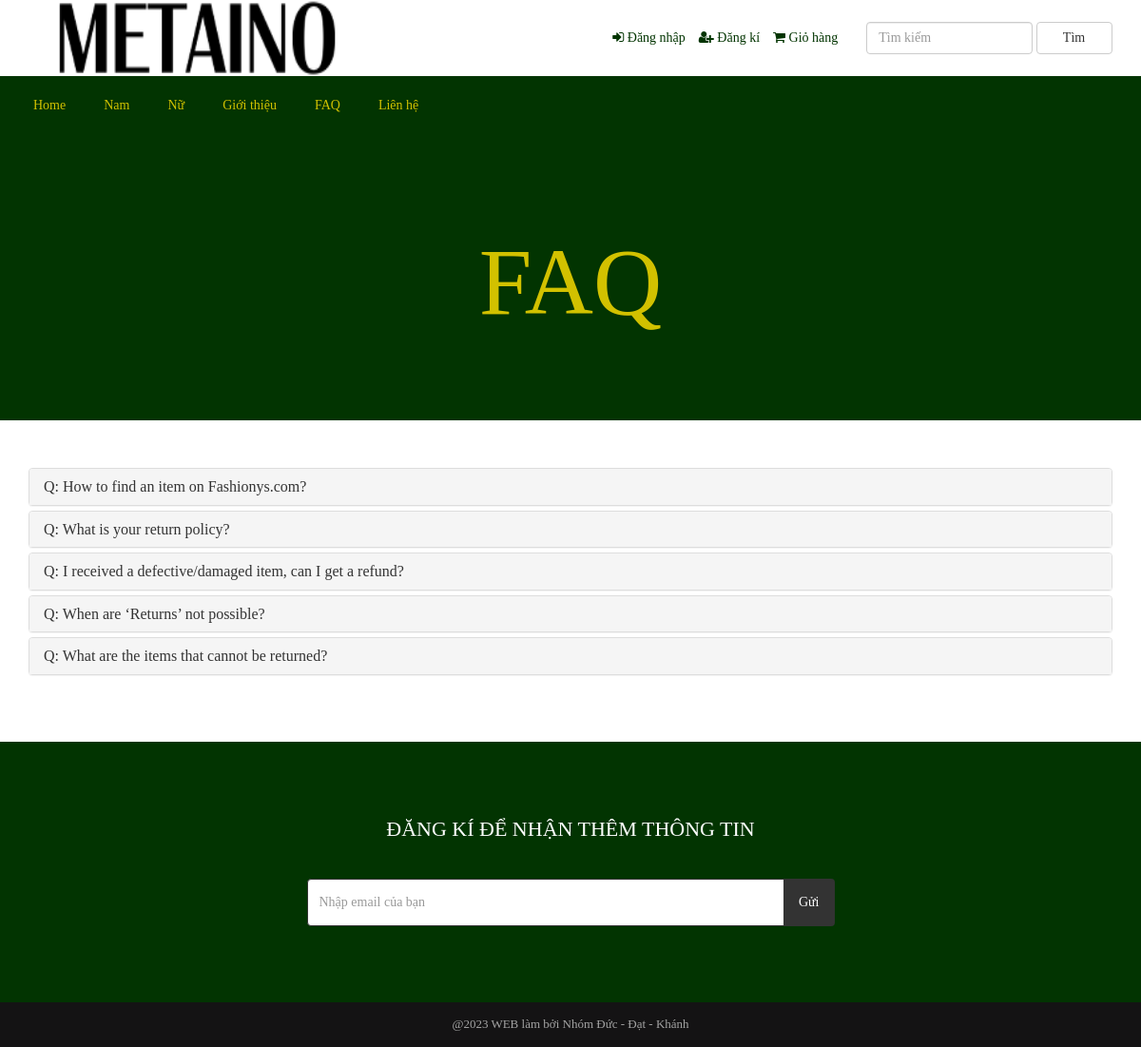
The app's page /faq.php (signed in), older data.
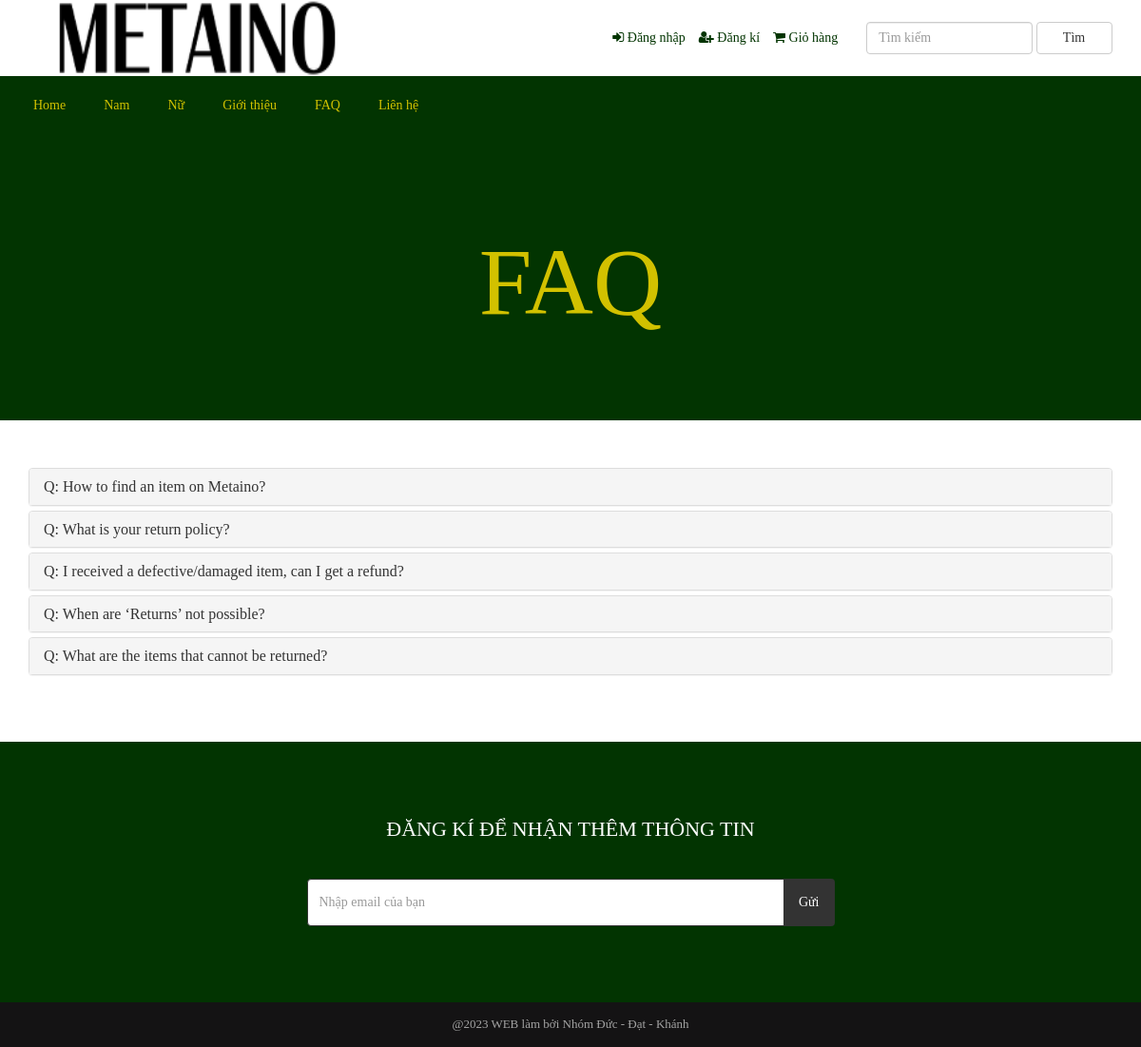
The same page, newer data.
### tables this page shows
CREATE TABLE `tbl_faq` (
  `faq_id` int(11) NOT NULL,
  `faq_title` varchar(255) NOT NULL,
  `faq_content` text NOT NULL
);

### faq.php (the view, shortened to what this page needs)
<?php require_once('header.php'); ?>
<?php
$statement = $pdo->prepare("SELECT * FROM tbl_page WHERE id=1");
$statement->execute();
$result = $statement->fetchAll(PDO::FETCH_ASSOC);
foreach ($result as $row) {
    $faq_title = $row['faq_title'];
}
?>
<div class="page-banner" style="background-image: url(assets/uploads/about-banner.jpg">
    <div class="inner">
        <h1><?php echo $faq_title; ?></h1>
    </div>
</div>
<div class="page">
    <div class="container">
        <div class="row">
            <div class="col-md-12">
                <div class="panel-group" id="faqAccordion">
                    <?php
                    $statement = $pdo->prepare("SELECT * FROM tbl_faq");
                    $statement->execute();
                    $result = $statement->fetchAll(PDO::FETCH_ASSOC);
                    foreach ($result as $row) {
                        ?>
                        <div class="panel panel-default">
                            <div class="panel-heading accordion-toggle question-toggle collapsed" data-toggle="collapse" data-parent="#faqAccordion" data-target="#question<?php echo $row['faq_id']; ?>">
                                <h4 class="panel-title">
                                    Q: <?php echo $row['faq_title']; ?>
                                </h4>
                            </div>
                        </div>
                        <?php
                    }
                    ?>
                </div>
            </div>
        </div>
    </div>
</div>
<?php require_once('footer.php'); ?>

Row changes from the older to the newer data that the page shows:
changed tbl_faq: faq_title "How to find an item on Fashionys.com?" → "How to find an item on Metaino?"
